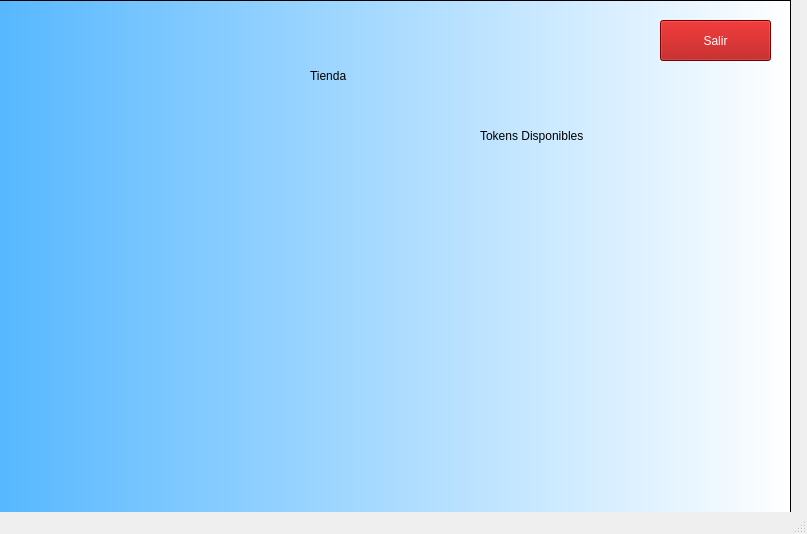
<?xml version="1.0" encoding="UTF-8"?>
<ui version="4.0">
 <class>MainWindow</class>
 <widget class="QMainWindow" name="MainWindow">
  <property name="geometry">
   <rect>
    <x>0</x>
    <y>0</y>
    <width>807</width>
    <height>534</height>
   </rect>
  </property>
  <property name="windowTitle">
   <string>MainWindow</string>
  </property>
  <widget class="QWidget" name="centralwidget">
   <widget class="QFrame" name="frame">
    <property name="geometry">
     <rect>
      <x>-10</x>
      <y>0</y>
      <width>801</width>
      <height>571</height>
     </rect>
    </property>
    <property name="styleSheet">
     <string notr="true">QWidget#frame{
background-color: qlineargradient(spread:pad, x1:0, y1:0, x2:1, y2:0, stop:0 rgba(85, 183, 255, 255), stop:1 rgba(255, 255, 255, 255));}</string>
    </property>
    <property name="frameShape">
     <enum>QFrame::StyledPanel</enum>
    </property>
    <property name="frameShadow">
     <enum>QFrame::Raised</enum>
    </property>
    <widget class="QLabel" name="label">
     <property name="geometry">
      <rect>
       <x>320</x>
       <y>60</y>
       <width>121</width>
       <height>31</height>
      </rect>
     </property>
     <property name="styleSheet">
      <string notr="true">font: 26pt &quot;MV Boli&quot;;</string>
     </property>
     <property name="text">
      <string>Tienda</string>
     </property>
    </widget>
    <widget class="QPushButton" name="pushButton_2">
     <property name="geometry">
      <rect>
       <x>670</x>
       <y>20</y>
       <width>111</width>
       <height>41</height>
      </rect>
     </property>
     <property name="styleSheet">
      <string notr="true">background-color: rgb(0, 0, 0);
color: rgb(255, 255, 255);
background-color: rgb(255, 69, 52);
background-color: rgb(170, 0, 0);</string>
     </property>
     <property name="text">
      <string>Salir</string>
     </property>
    </widget>
    <widget class="QLabel" name="label_5">
     <property name="geometry">
      <rect>
       <x>490</x>
       <y>100</y>
       <width>321</width>
       <height>71</height>
      </rect>
     </property>
     <property name="styleSheet">
      <string notr="true">font: 26pt &quot;MV Boli&quot;;</string>
     </property>
     <property name="text">
      <string>Tokens Disponibles </string>
     </property>
    </widget>
   </widget>
  </widget>
  <widget class="QMenuBar" name="menubar">
   <property name="geometry">
    <rect>
     <x>0</x>
     <y>0</y>
     <width>807</width>
     <height>21</height>
    </rect>
   </property>
  </widget>
  <widget class="QStatusBar" name="statusbar"/>
 </widget>
 <resources/>
 <connections/>
</ui>
